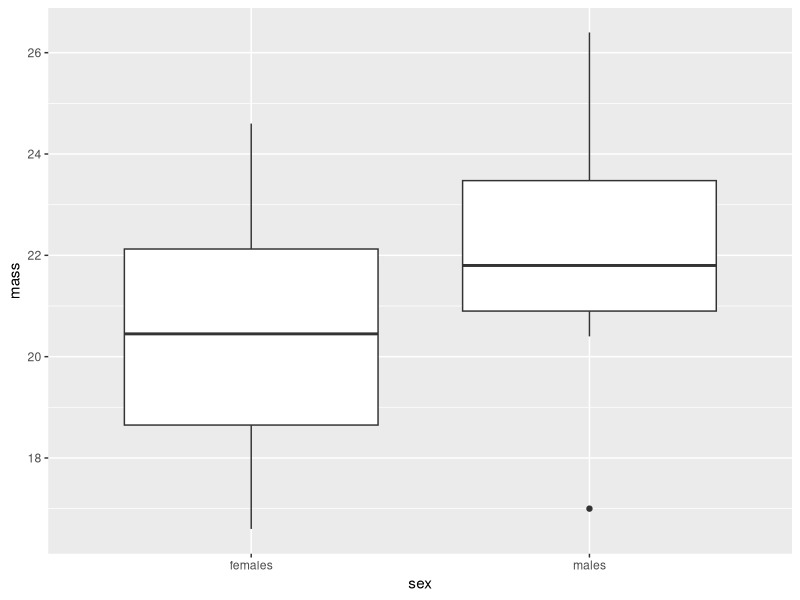

Here is the R script that generated this plot:

#import dataset

chaff <- read.table("chaff.txt", header = TRUE)

#tidy data

library(tidyverse)

chaff2 <- gather(chaff, key = sex, mass)

#summarise data in a new dataframe

chaff_sum <- chaff2 %>% 
  group_by(sex) %>% 
  summarise(mean = mean(mass),
            n = length(mass),
            std= sd(mass),
            se = std/sqrt(n))

#analyse data using an anova
anova <- aov(mass ~ sex, data = chaff2)
summary(anova)
#there is a significant difference in mass between sexes

#create a box and whisker figure from chaff2 dataset
library(ggplot2)
chaff2 %>% ggplot(aes(x = sex, y = mass)) +
  geom_boxplot()


